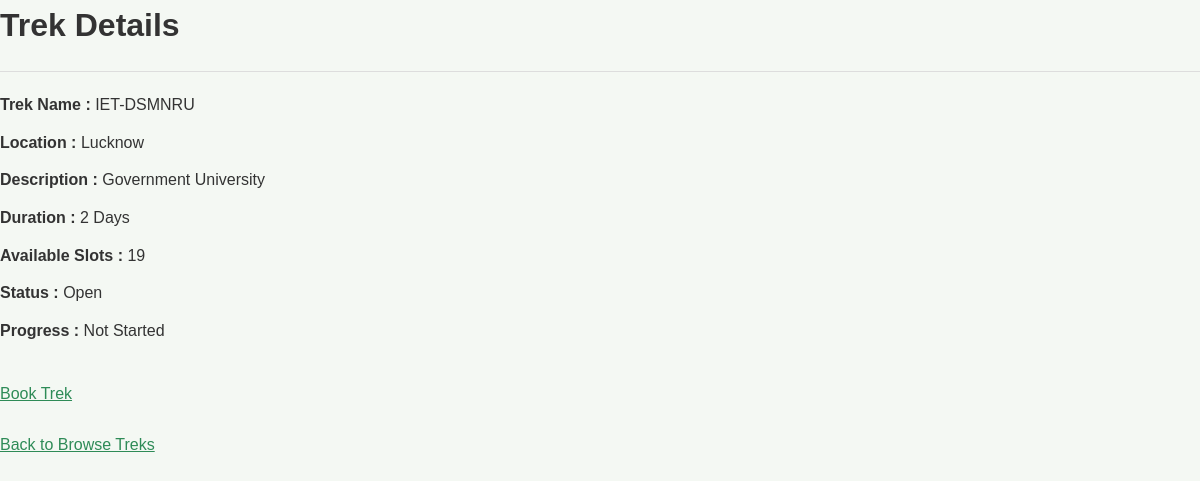
The app's page /trek_details/2 (signed in) with its own data.
### app.py (models this page shows)
class Trekking_table(db.Model):
    id = db.Column(db.Integer, primary_key=True)
    name = db.Column(db.String(100), nullable=False)
    location = db.Column(db.String(100), nullable=False)
    user_id = db.Column(db.Integer, db.ForeignKey('user.id'), nullable=False)
    description = db.Column(db.Text, nullable=False)
    duration = db.Column(db.Integer, nullable=False)
    staff_id = db.Column(db.Integer, db.ForeignKey('staff.id'))
    available_slots = db.Column(db.Integer, default=20)
    status = db.Column(db.String(20), default="Open")
    progress = db.Column(db.String(20), default="Not Started")

### app.py (the view)
@app.route("/trek_details/<int:trek_id>")
def trek_details(trek_id):
    if "user_id" not in session:
        return redirect("/login")
    trek = Trekking_table.query.get_or_404(trek_id)
    return render_template("User/view_trek.html",trek=trek)

### templates/User/view_trek.html (shortened to what this page needs)
<!doctype html>
<html lang="en">
  <head>
    <link rel="stylesheet" href="{{ url_for('static', filename='css/style.css') }}">
  </head>
  <body>
    <h1>Trek Details</h1>
    <hr />
    <p><strong>Trek Name :</strong> {{ trek.name }}</p>
    <p><strong>Location :</strong> {{ trek.location }}</p>
    <p><strong>Description :</strong> {{ trek.description }}</p>
    <p><strong>Duration :</strong> {{ trek.duration }} Days</p>
    <p><strong>Available Slots :</strong> {{ trek.available_slots }}</p>
    <p><strong>Status :</strong> {{ trek.status }}</p>
    <p><strong>Progress :</strong> {{ trek.progress }}</p>
    <br />
    <a href="/book_trek/{{ trek.id }}">Book Trek</a>
    <br /><br />
    <a href="/browse_treks">Back to Browse Treks</a>
  </body>
</html>

### static/css/style.css (style rules this page uses)
* { margin:0; padding:0; box-sizing:border-box; }
body { font-family:Arial, Helvetica, sans-serif; background:#f4f8f3; color:#333; line-height:1.6; }
h1 { margin-bottom:15px; }
hr { border:none; border-top:1px solid #dddddd; margin:20px 0; }
p { margin-bottom:12px; }
a { color:#2e8b57; }

### records on screen
Trekking_table: name "IET-DSMNRU", location "Lucknow", description "Government University", duration "2", available_slots "19", status "Open", progress "Not Started"
